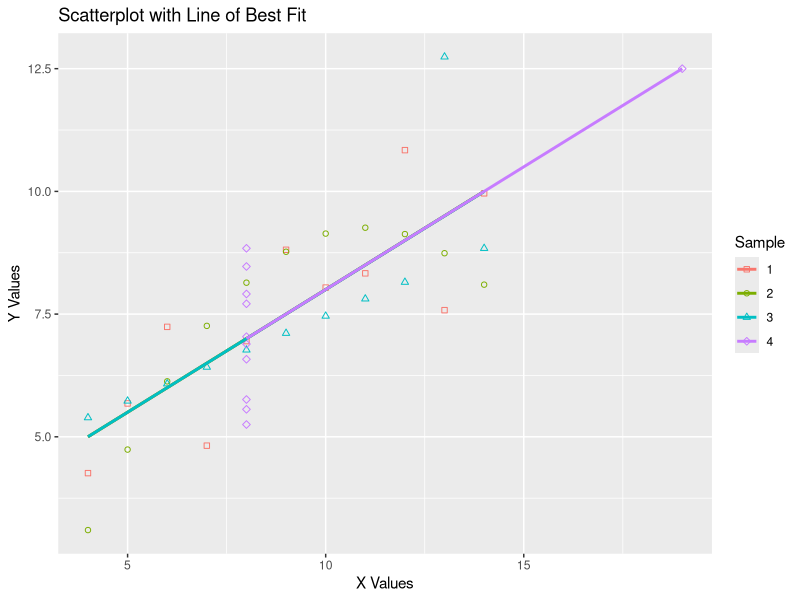
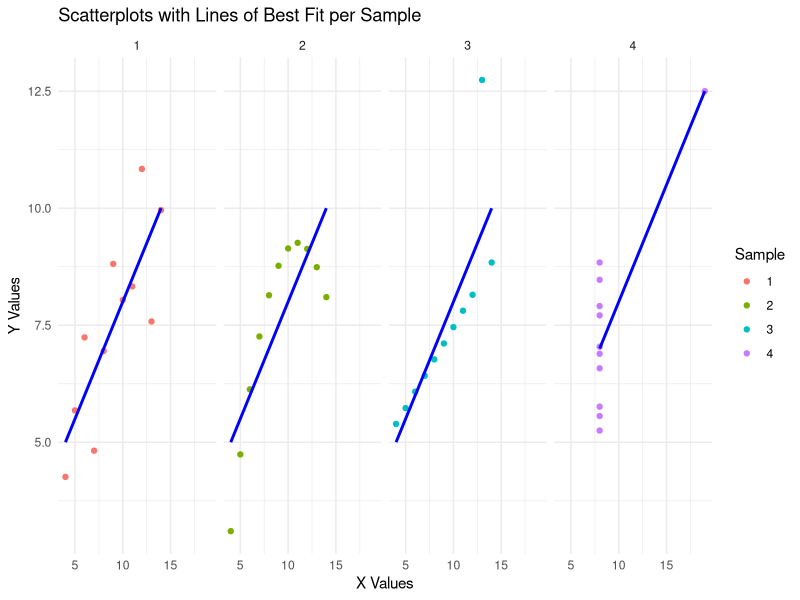

The R source for these figures, in order:
## ---- chunk 1
# Install libraries needed
libraries <- c('tidyverse', 'ggplot2')

lapply(libraries, function(x) if (!(x %in% installed.packages())) {
  install.packages(x)
})

lapply(libraries, library, quietly = TRUE, character.only = TRUE)

if (basename(getwd()) != "homework-4") {
  setwd("./homework-4")
}
## ---- chunk 2
anscombe_data_tidy <- anscombe |>
  pivot_longer(cols = everything(),
               names_to = c(".value", "sample"),
               names_pattern = "([xy])(\\d)") |>
  arrange(sample)
## ---- chunk 3
anscombe_data_tidy |>
        ggplot(aes(x = x, y = y, color = factor(sample), shape = factor(sample))) +
          geom_point() +
          geom_smooth(method = "lm", se = FALSE) +
          scale_shape_manual(values = c(0, 1, 2, 5)) +
          labs(title = "Scatterplot with Line of Best Fit",
             x = "X Values",
             y = "Y Values",
             color = "Sample",
             shape = "Sample")
## ---- chunk 4
anscombe_data_tidy |>
        group_by(sample) |>
        summarise(
                mean_x = mean(x),
                mean_y = mean(y),
                sd_x = sd(x),
                sd_y = sd(y),
                corr_xy = cor(x, y)
        )
## ---- chunk 5
anscombe_data_tidy |>
  ggplot(aes(x = x, y = y, color = factor(sample))) +
  geom_point() +
  geom_smooth(method = "lm", se = FALSE, color = "blue") +
  facet_grid(. ~ sample) +
  labs(title = "Scatterplots with Lines of Best Fit per Sample",
       x = "X Values",
       y = "Y Values",
       color = "Sample") +
  theme_minimal()
